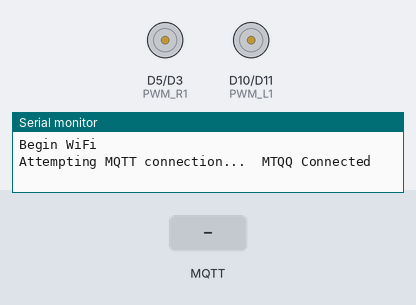
Bench run of a sketch on a simulated Arduino MKR. Parts: motor-driver pin pairs drawn as motors (green arrow = first pin HIGH = forward, orange = second pin HIGH = backward, longer = more drive), the last lines printed to the serial monitor. Inputs (shaded band) come from the test bench. WiFi joins after 1.5 s; servers stay silent unless stated; no MQTT or app messages arrive unless stated.

Above: at 2.7 s.
2.8 s: MQTT message "1" arrives on the first subscribed topic
At 4.0 s:
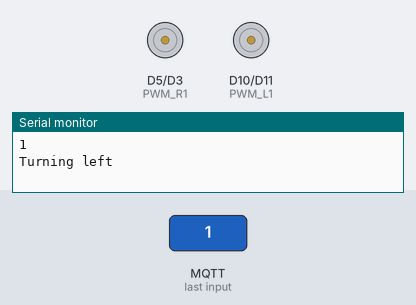
4.3 s: MQTT message "2" arrives on the first subscribed topic
At 5.0 s:
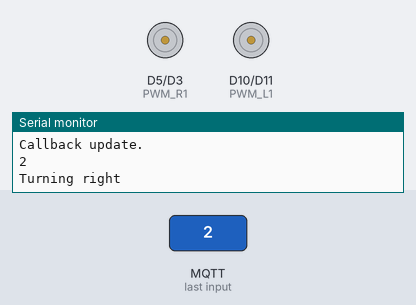
5.8 s: MQTT message "3" arrives on the first subscribed topic
At 6.3 s:
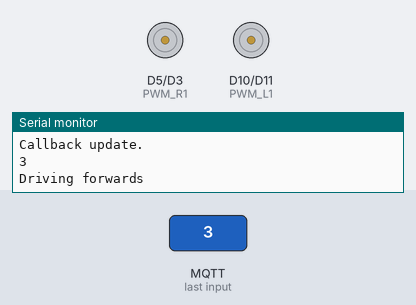
Timing chart, 0 to 8.8 s (numbered marks = the images above; inputs shaded):
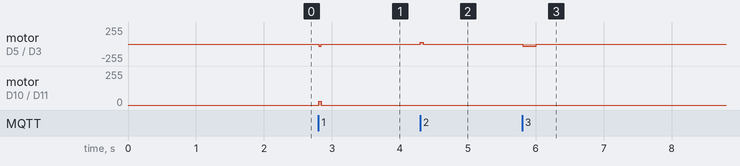

The sketch:

alien_control.ino
```cpp
#include <Client.h>
#include <SPI.h>
#include <WiFiNINA.h>
#include <PubSubClient.h>

// Settings for WiFi and MQTT connection
char ssid[] = "Pixel";
char pass[] = "BRNIVOZG";
char host[] = "ec2-3-10-235-26.eu-west-2.compute.amazonaws.com";
uint16_t port = 31415;
char clientid[] = "alien_self_isolation-ALIEN";
char username[] = "student";
char password[] = "smartPass";
char topicname[] = "ALIEN_SELF_ISOLATION-alien/7";

// Settings for connection status polling
const char sendTopic[] = "ALIEN_SELF_ISOLATION-alien/8";
const char connectedMessage[] = "4";

// Physical output pins for motors
#define PWM_L1 10
#define PWM_L2 11
#define PWM_R1 5
#define PWM_R2 3

// Variable for PWM motor speed output, and time active
int motorPwm = 30;
int turnPwm = 30;
int timeActive = 40;
int timeForwards = 200;

// Polling for connection status
int timeRemain = -1;
int prevMillis = 0;
int currentMillis = 0;
int timeInterval = 1000;

// Callback function header
void callback(char *topic, byte *payload, unsigned int length);

WiFiClient wificlient;
PubSubClient client(host, port, callback, wificlient);

void setup()
{
  Serial.begin(9600);

  // Set PWM and DIR connections as outputs
  pinMode(PWM_L1, OUTPUT);
  pinMode(PWM_R1, OUTPUT);
  pinMode(PWM_L2, OUTPUT);
  pinMode(PWM_R2, OUTPUT);

  Serial.println("Begin WiFi");

  WiFi.begin(ssid, pass);
  reconnect();
}

void loop()
{

  // Reconnect if connection is lost
  if (!client.connected() && WiFi.status() == 3)
  {
    reconnect();
  }

  // Maintain MQTT connection
  client.loop();

  // Delay to allow WiFi functions to run
  delay(10);

  // Publish connected status at required polling interval
  if ((currentMillis - prevMillis) >= timeInterval)
  {
    client.publish(sendTopic, connectedMessage);
    prevMillis = currentMillis;
  }

  currentMillis = millis();
}

// Callback upon message received
void callback(char *topic, byte *payload, unsigned int length)
{
  // Debug info
  Serial.println("Callback update.");

  for (int i = 0; i < length; i++)
  {
    Serial.print((char)payload[i]);
  }

  Serial.println();

  // payload[0] is the message:
  // 0: Straight
  // 1: Left
  // 2: Right
  // 3: Stop

  // Turn left
  if (payload[0] == '1')
  {
    Serial.println("Turning left");
    analogWrite(PWM_L1, turnPwm);
    analogWrite(PWM_L2, 0);

    analogWrite(PWM_R1, 0);        // 0
    analogWrite(PWM_R2, turnPwm); // motorpwm

    delay(timeActive);

    analogWrite(PWM_L1, 0);
    analogWrite(PWM_R2, 0);
  }

  // Turn right
  else if (payload[0] == '2')
  {
    Serial.println("Turning right");
    analogWrite(PWM_L1, 0);
    analogWrite(PWM_L2, turnPwm);

    analogWrite(PWM_R1, turnPwm);
    analogWrite(PWM_R2, 0);

    delay(timeActive);

    analogWrite(PWM_R1, 0);
    analogWrite(PWM_L2, 0);
  }

  // Drive forward
  else if (payload[0] == '3')
  {
    Serial.println("Driving forwards");
    analogWrite(PWM_L1, 0);
    analogWrite(PWM_L2, motorPwm);

    analogWrite(PWM_R1, 0);
    analogWrite(PWM_R2, motorPwm);

    delay(timeForwards);

    analogWrite(PWM_L2, 0);
    analogWrite(PWM_R2, 0);
  }

  // Otherwise, stop
  else if (payload[0] == '0')
  {
    analogWrite(PWM_L1, 0);
    analogWrite(PWM_L2, 0);
    analogWrite(PWM_R1, 0);
    analogWrite(PWM_R2, 0);
  }
}

// Networking functions
void reconnect()
{
  // Attempt to connect to the wifi if connection is lost
  if (WiFi.status() != WL_CONNECTED)
  {
    // Debug info
    Serial.print("Connecting to ");
    Serial.println(ssid);

    // Loop while we wait for connection
    while (WiFi.status() != WL_CONNECTED)
    {
      delay(500);
      Serial.print(".");
    }

    // Arduino is now connected
    Serial.println("");
    Serial.println("WiFi connected");
    Serial.println("IP address: ");
    Serial.println(WiFi.localIP());
  }

  // Ensure we are connected to WIFI before attemping to reconnect to MQTT
  if (WiFi.status() == WL_CONNECTED)
  {
    // Loop until we're reconnected to the MQTT server
    while (!client.connected())
    {
      Serial.print("Attempting MQTT connection...");

      // If connected, subscribe to the topic(s) we want to be notified about
      if (client.connect(clientid, username, password))
      {
        Serial.print("\tMTQQ Connected");
        client.subscribe(topicname);
      }

      // Otherwise print failed for debugging
      else
      {
        Serial.println("\tFailed.");
        abort();
      }
    }
  }
}
```

Measured:
- after the input at 2.8 s, motor on D5 (PWM_R1) / D3 (PWM_R2): stopped → backward 30/255 at once, → stopped 0.04 s later; motor on D10 (PWM_L1) / D11 (PWM_L2): stopped → forward 30/255 at once, → stopped 0.04 s later
- after the input at 4.3 s, motor on D5 (PWM_R1) / D3 (PWM_R2): stopped → forward 30/255 at once, → stopped 0.04 s later
- after the input at 5.8 s, motor on D5 (PWM_R1) / D3 (PWM_R2): stopped → backward 30/255 at once, → stopped 0.20 s later
